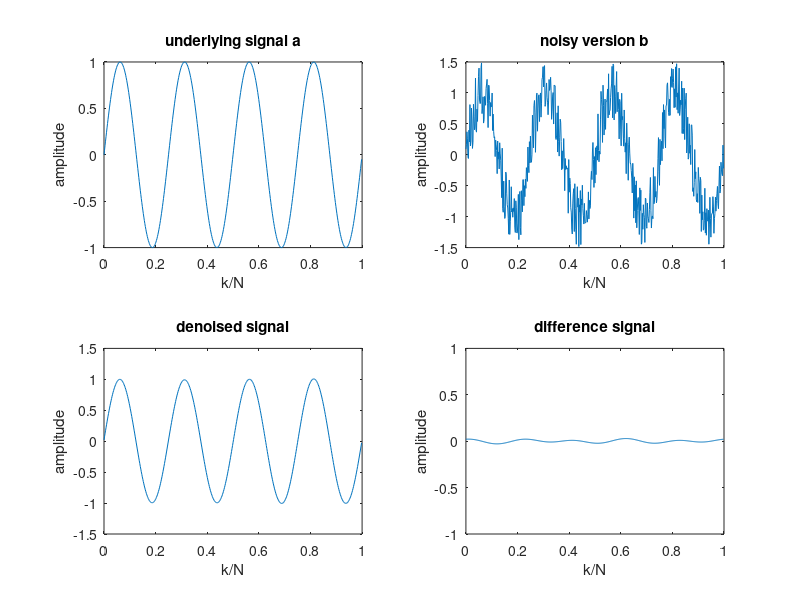

Recreate this plot in MATLAB.
N=512;

k=0:1/N:1-1/N;

%Source signal: a
a = sin(2*pi*4*k);

%Noisy signal: b = a + r
r=rand(1,N)-0.5;
b = a + r;

B = fft(b);
Btheta = B*0;
Btheta(4)=B(4);
Btheta(508) = B(508);
atilde1 = ifft(Btheta) + a; %atilde
atilde2 = ifft(Btheta); %atilde - a

ax1 = subplot(2,2,1);
plot(k,a);
title('underlying signal a');
xlabel('k/N');
ylabel('amplitude');

ax2 = subplot(2,2,2);
plot(k,b);
title('noisy version b');
xlabel('k/N');
ylabel('amplitude');

ax3 = subplot(2,2,3);
plot(k,atilde1);
title('denoised signal');
xlabel('k/N');
ylabel('amplitude');

ax4 = subplot(2,2,4);
plot(k,atilde2)
title('difference signal');
xlabel('k/N');
ylabel('amplitude');
axis([0 1 -1 1])
